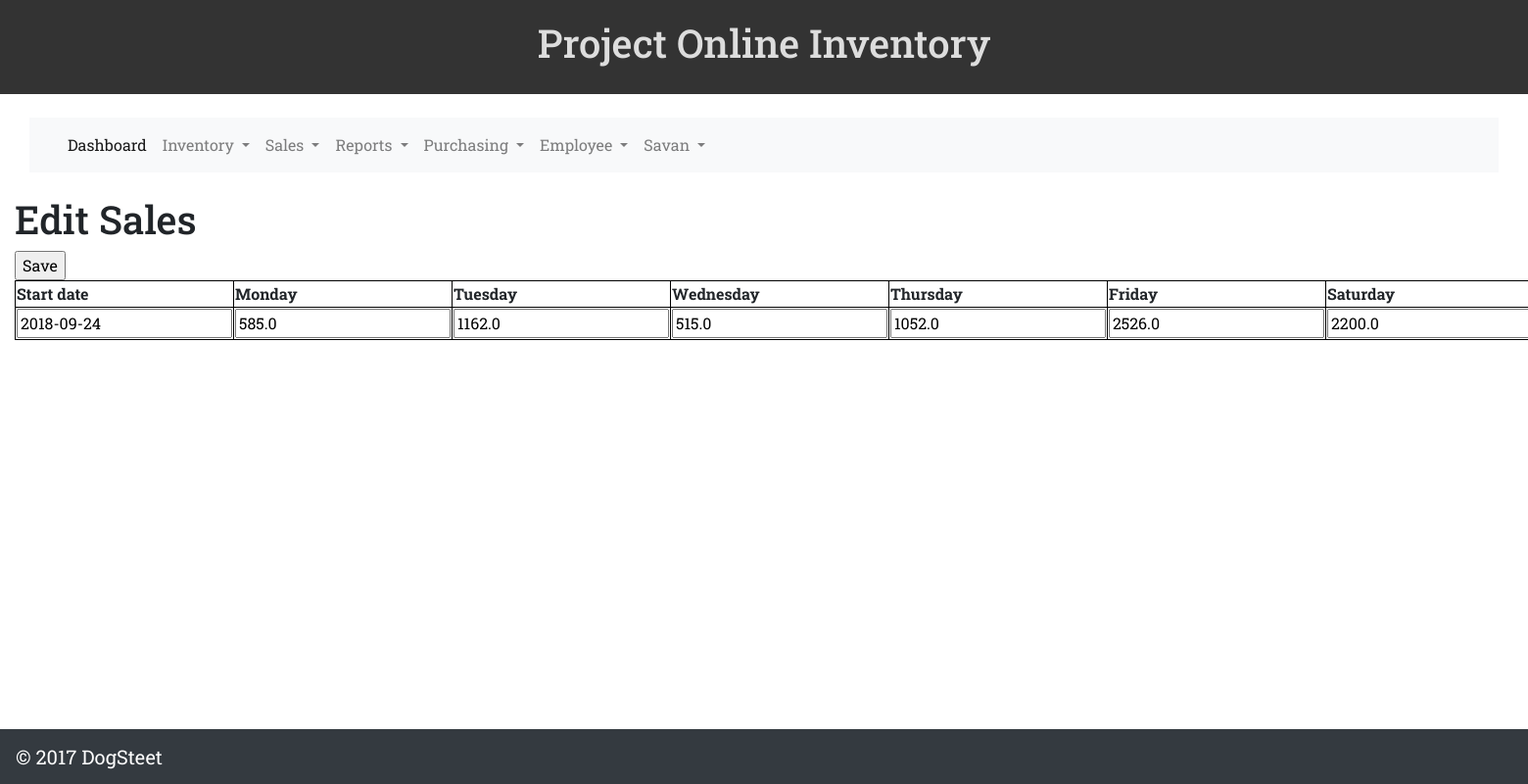
Page /edit-projected-sales/1 (signed in) on the committed database.
### user/models.py (models this page shows, shortened)
class ForcastedSalesProfile(models.Model):
    class Meta:
        verbose_name_plural = 'Forcasted Sales'
    date_start = models.DateField()
    date_end = models.DateField()
    monday = models.FloatField(default=0)
    tuesday = models.FloatField(default=0)
    wednesday = models.FloatField(default=0)
    thursday = models.FloatField(default=0)
    friday = models.FloatField(default=0)
    saturday = models.FloatField(default=0)
    sunday = models.FloatField(default=0)
    total = models.FloatField(default=0)

### user/views.py (the view)
# urls.py: path('edit-projected-sales/<id>', views.edit_projected_sales, name='edit-projected-sales')
@login_required
def edit_projected_sales(request, id=None):
    edit_sales_view = ForcastedSalesProfile.objects.all()
    instance = get_object_or_404(ForcastedSalesProfile, id=id)
    form = EditForcastForm(data=request.POST or None, instance=instance)
    if form.is_valid():
        instance = form.save(commit=False)
        instance.save()
        return redirect('/user/projected-sales')
    args = {
        'edit_sales_view': edit_sales_view,
        'instance': instance,
        'form': form,
    }
    return render(request, 'sales/edit_projected_sales.html', args)

### user/forms.py
class EditForcastForm(forms.ModelForm):
    class Meta:
        model = ForcastedSalesProfile
        fields = (
            'date_start',
            'monday',
            'tuesday',
            'wednesday',
            'thursday',
            'friday',
            'saturday',
            'sunday',
        )

### user/templates/sales/edit_projected_sales.html (shortened to what this page needs)
{% extends 'base/base.html' %}
{% load static %}
{% block body %}
<section class='container-fluid col-sm-3 col-xl-12'>
    <table width=100%>
      <h1> Edit Sales</h1>
  		<tbody>
  			<tr>
  				<th>Start date</th>
  				<th>Monday</th>
  				<th>Tuesday</th>
  				<th>Wednesday</th>
          <th>Thursday</th>
          <th>Friday</th>
          <th>Saturday</th>
  			</tr>
        <tr>
            <form method="post">{% csrf_token %}
  			  <td>{{ form.date_start }}</td>
  			  <td>{{ form.monday }}</td>
  			  <td>{{ form.tuesday }}</td>
  			  <td>{{ form.wednesday }}</td>
  			  <td>{{ form.thursday }}</td>
          <td>{{ form.friday }}</td>
          <td>{{ form.saturday }}</td>
        </tr>
        	<input type="submit" value="Save"></input>
  		</tbody>
  	</table>
</section>
{% endblock %}

### user/templates/base/base.html (shortened to what this page needs)
{% load static %}
{% block head %}
<!doctype html>
<html lang="en">
  <head>
    <link rel="stylesheet" href="https://maxcdn.bootstrapcdn.com/bootstrap/4.0.0-beta.3/css/bootstrap.min.css">
    <link rel="stylesheet" href="{% static 'user/css/resstyle.css' %}" type="text/css" />
{% endblock %}
  </head>
  <body>
{% block header %}
    <header class="container-fluid">
      <h1>Project Online Inventory</h1>
    </header>
{% endblock %}
{% if user.is_authenticated %}
{% block navbar %}
<navbar class="container-fluid">
<div class="container-fluid">
  <div class="navbar-wrapper">
    <div class="container-fluid">
        <nav class="navbar navbar-light bg-light navbar-expand-sm navbar-inverse">
          <div class="container-fluid">
              <div class="collapse navbar-collapse" id="navbar">
                <ul class="navbar-nav mr-auto">
                  <li class="nav-item active">
                    <a class="nav-link" href="dashboard">Dashboard<span class="sr-only">(current)</span></a>
                  </li>
                  <li class="nav-item dropdown">
                   <a class="nav-link dropdown-toggle"
                     href="#" id="navbarDropdown"
                     role="button"
                     data-toggle="dropdown"
                     aria-haspopup="true"
                     aria-expanded="false">
                    Inventory
                  </a>
                  <li class="nav-item dropdown">
                   <a class="nav-link dropdown-toggle"
                     href="#" id="navbarDropdown"
                     role="button"
                     data-toggle="dropdown"
                     aria-haspopup="true"
                     aria-expanded="false">
                    Sales
                  </a>
                  <li class="nav-item dropdown">
                  <a class="nav-link dropdown-toggle"
                     href="#" id="navbarDropdown"
                     role="button"
                     data-toggle="dropdown"
                     aria-haspopup="true"
                     aria-expanded="false">
                    Reports
                  </a>
                  <li class="nav-item dropdown">
                   <a class="nav-link dropdown-toggle"
                     href="#" id="navbarDropdown"
                     role="button"
                     data-toggle="dropdown"
                     aria-haspopup="true"
                     aria-expanded="false">
                    Purchasing
                  </a>
                  <li class="nav-item dropdown">
                   <a class="nav-link dropdown-toggle"
                     href="employee" id="navbarDropdown"
                     role="button"
                     data-toggle="dropdown"
                     aria-haspopup="true"
                     aria-expanded="false">
                    Employee
                  </a>
                  <li class="nav-item dropdown">
                  <a class="nav-link dropdown-toggle"
                     href="{{ user }}" id="navbarDropdown"
                     role="button"
                     data-toggle="dropdown"
                     aria-haspopup="true"
                     aria-expanded="false">
                    {{ user }}
                  </a>
                </li>
            </li>
          </li>
        </ul>
    </div>
</div>
</nav>
</div>
</div>
</div>
</navbar>
{% endblock %}
{% endif %}
    <div class="container-fluid">
    <div class="row">
{% block body %}{% endblock %}
     </div>
 </div>
{% block footer %}
    <footer class="navbar fixed-bottom navbar-dark bg-dark">
        <a class="navbar-brand" href="#">&copy 2017 DogSteet</a>
    </footer>
{% endblock %}
  </body>
</html>

### user/static/user/css/resstyle.css (style rules this page uses)
body { font-family: 'Roboto Slab', serif; }
header, footer { background-color: #333; color: #ddd; padding: 20px; text-align: center; }

### user/templates/sales/edit_projected_sales.html (style rules this page uses)
table, th, td { border: 1px solid black; }

### rows in the picture
ForcastedSalesProfile: date_start "2018-09-24", monday "585.0", tuesday "1162.0", wednesday "515.0", thursday "1052.0", friday "2526.0", saturday "2200.0"

### other values in the picture
{{ user }} "Savan"
